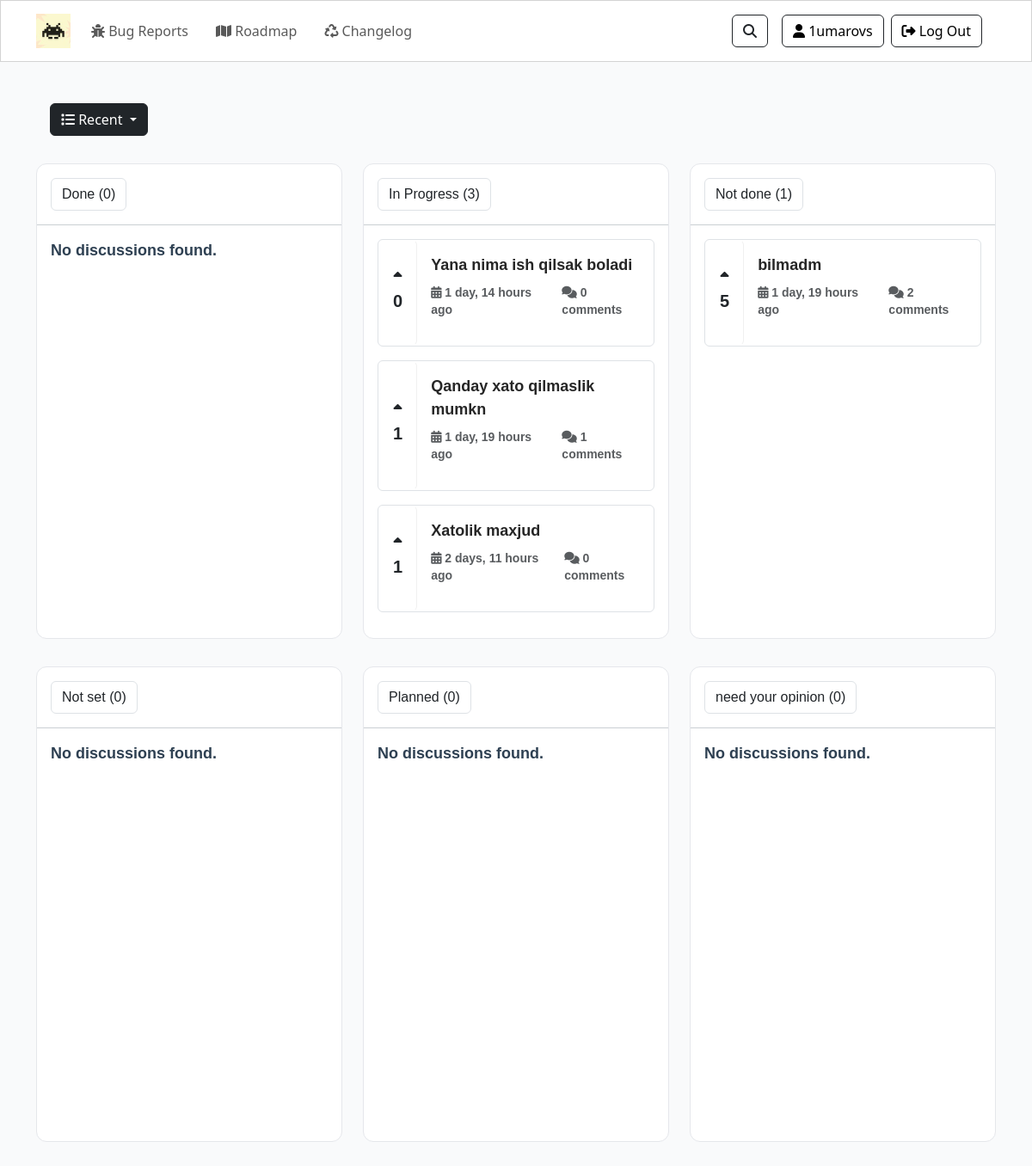
Page /roadmap/ (signed in) on the earlier database version.
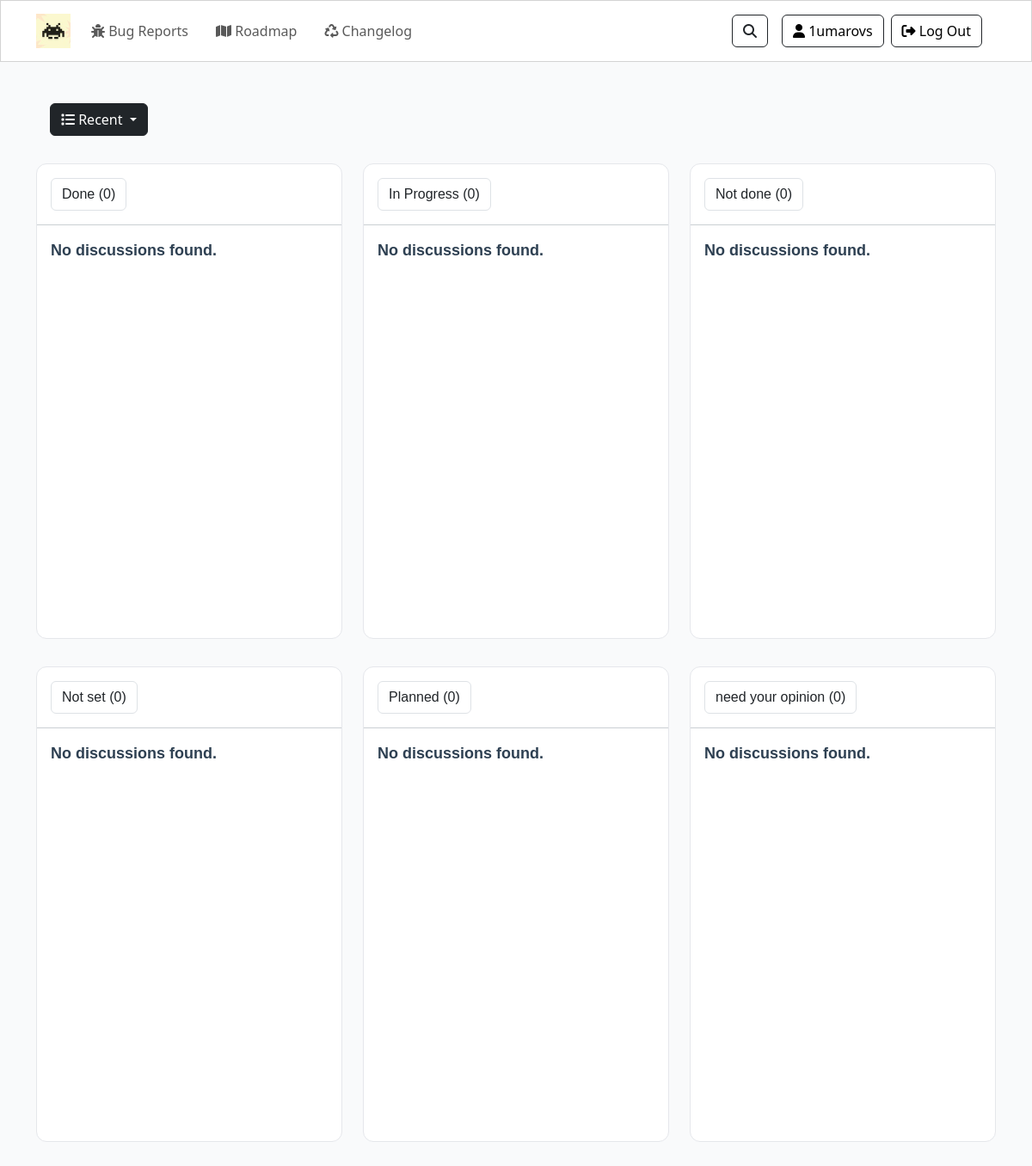
Same page on the later database version.
### main/models.py (models this page shows, shortened)
class category(models.Model):
    name = models.CharField(max_length=100)
    slug = models.SlugField(unique=True)
    class Meta:
        verbose_name_plural = 'Categories'
        ordering = ['name']

class discussion(models.Model):
    title = models.CharField(max_length=100)
    category = models.ForeignKey(category, on_delete=models.CASCADE, related_name='discussions')
    author = models.ForeignKey(User, on_delete=models.CASCADE, related_name='user_discussions' , blank=True, null=True)
    author2 = models.CharField(max_length=100, blank=True, null=True)
    content = models.TextField()
    img = models.ImageField(upload_to='discussion_images/', blank=True, null=True)
    created_at = models.DateTimeField(auto_now_add=True)
    vote_count = models.IntegerField(default=0)
    def discussions_comments_count(self):
        return self.comments.aggregate(count=Count('id'))['count']
    class Meta:
        verbose_name_plural = 'Discussions'
        ordering = ['-created_at']

### main/views.py (the view)
# urls.py: path('roadmap/', views.roadmap, name='roadmap'),
@login_required
def roadmap(request):
    filter_type = request.GET.get('filter', 'recent').lower()
    extra_filter = request.GET.get('extra_filter', '').lower()
    user_discussions = discussion.objects.filter(author=request.user).select_related('category')
    if filter_type == 'most_discussed':
        user_discussions = user_discussions.annotate(num_comments=Count('comments')).order_by('-num_comments', '-created_at')
    elif filter_type == 'most_votes':
        user_discussions = user_discussions.order_by('-vote_count', '-created_at')
    else:  # default: recent
        user_discussions = user_discussions.order_by('-created_at')
    categories = category.objects.all()
    category_discussions = {}
    for cat in categories:
        category_discussions[cat] = user_discussions.filter(category=cat)
    voted_set = set()
    for d in user_discussions:
        if request.user.is_authenticated:
            key = f'voted_{request.user.id}_{d.id}'
        else:
            if not request.session.session_key:
                request.session.create()
            key = f'voted_{request.session.session_key}_{d.id}'
        if request.session.get(key):
            voted_set.add(d.id)
    context = {
        'category_discussions': category_discussions,
        'voted_set': voted_set,
        'filter_type': filter_type,  # agar frontenda kerak bo'lsa
    }
    return render(request, 'roadmap.html', context)

### templates/roadmap.html (shortened to what this page needs)
{% extends "base.html" %}
{% load static %}
{% load humanize %}
{% block content %}
    <section class="py-5">
        <div class="container">
            <div class="d-flex gap-3">
                <ul class="filtering mx-3" style="list-style: none;">
                <li class="nav-item dropdown">
                    <button class="btn btn-dark dropdown-toggle" data-bs-toggle="dropdown" aria-expanded="false">
                    <i class="fas fa-list"></i>
                    {{ current_filter|title|default:"Recent" }}
                    </button>
                </li>
                </ul>
            </div>
            <div class="row">
                {% for category, discussions in category_discussions.items %}
                <div class="col-sm-12 col-md-12 col-lg-4 py-3">
                    <div class="cards p-0" id="road">
                        <div class="btn border m-3">
                            {{ category.name }} ({{ discussions|length }})
                        </div>
                        <hr class="m-0">
                        <div class="lists" id="road-lists">
                            {% for discuss in discussions %}
                            <div class="list d-flex m-3 border rounded">
                                <form method="post" action="{% url 'main:toggle_vote' discuss.id %}" >
                                <button type="submit" class="vote-btn d-flex flex-column h-100 m-0 p-3 btn">
                                        {% if discuss.id in voted_set %}
                                            <i class="fas fa-caret-up text-info"></i>
                                            <h3 class="counter text-info">{{ discuss.vote_count }}</h3>
                                        {% else %}
                                            <i class="fas fa-caret-up"></i>
                                            <h3 class="counter">{{ discuss.vote_count }}</h3>
                                        {% endif %}
                                </button>
                                </form>
                                <div class="content p-3">
                                    <a href="{% url 'main:discussion_detail' discuss.id %}" class="text-decoration-none">
                                        <h5 class="desp-title">{{ discuss.title }}</h5>
                                    </a>
                                <div class="d-flex gap-4 align-items-center">
                                    <p class="text-muted">
                                        <i class="fas fa-calendar-alt"></i>
                                        {{ discuss.created_at|naturaltime }}
                                    </p>
                                    <p class="text-muted">
                                        <i class="fas fa-comments"></i>
                                        {{ discuss.discussions_comments_count }} comments
                                    </p>
                                </div>
                                </div>
                            </div>
                            {% empty %}
                            <div class="m-3">No discussions found.</div>
                            {% endfor %}
                        </div>
                    </div>
                </div>
                {% endfor %}
            </div>
        </div>
    </section>
{% endblock content %}

### templates/base.html (shortened to what this page needs)
{% load static %}
<!DOCTYPE html>
<html lang="en">
  <head>
    <link
      href="https://cdn.jsdelivr.net/npm/bootstrap@5.3.1/dist/css/bootstrap.min.css"
      rel="stylesheet"
    />
    <link
      rel="stylesheet"
      href="https://cdnjs.cloudflare.com/ajax/libs/font-awesome/6.4.0/css/all.min.css"
    />
    <link rel="stylesheet" href="{% static 'style.css' %}" />
  </head>
  <body>
    <nav class="navbar navbar-expand-lg ">
      <div class="container">
        <a class="navbar-brand" href="{% url 'main:home' %}">
          <img
            src="{% static 'image/logo.jpg' %}"
            alt="Logo"
            class="navbar-logo"
          />
        </a>
        <div class="collapse navbar-collapse" id="navbarNav">
          <ul class="navbar-nav me-auto mb-2 gap-lg-3 gap-1 mb-lg-0">
            <li class="nav-item">
              <a class="nav-link" href="{% url 'main:home' %}"
                ><i class="fa-solid fa-bug"></i> Bug Reports</a
              >
            </li>
            <li class="nav-item">
              <a class="nav-link" href="{% url 'main:roadmap' %}"
                ><i class="fa-solid fa-map"></i> Roadmap</a
              >
            </li>
            <li class="nav-item">
              <a class="nav-link" href="" ><i class="fa-solid fa-recycle"></i> Changelog</a>
            </li>
          </ul>
          <form class="d-flex align-items-center" id="search-form" method="get" action="">
            <button class="btn btn-outline-dark" type="submit" id="search-btn">
              <i class="fa-solid fa-magnifying-glass"></i>
            </button>
          </form>
          <div class="navbar-text d-flex gap-2 mx-lg-3 mx-0 align-items-center">
            {% if user.is_authenticated %}
              <a href="" class="btn btn-outline-dark">
                <i class="fa-solid fa-user "></i> {{ user.username }}
              </a>
                <a href="{% url 'users:logout' %}" class="btn btn-outline-dark">
                    <i class="fa-solid fa-right-from-bracket"></i> Log Out
                </a>
            {% endif %}
          </div>
        </div>
      </div>
    </nav>
    {% block content %} {% endblock content %}
  </body>
</html>

### staticfiles/style.css (style rules this page uses)
* { margin: 0; padding: 0; box-sizing: border-box; }
.navbar-logo { width: 40px; height: auto; }
.navbar { background-color: white; border: solid 1px lightgray; }
body { background-color: #F9FAFB; }
.cards { tab-size: 4; font-size: 1.125rem; line-height: 1.75rem; font-weight: 700; --tw-text-opacity: 1; color: rgb(46 64 82 / var(--tw-text-opacity)); font-feature-settings: normal; font-variation-settings: normal; -webkit-tap-highlight-color: transparent; font-family: Inter var,sans-serif; line-height: inherit; box-sizing: border-box; border: 0 solid #e5e7eb; border-radius: .75rem; border-width: 1px; background-color: rgb(255 255 255/var(--tw-bg-opacity)); padding-left: 1.25rem; padding-right: 1.25rem; padding-top: 1rem; padding-bottom: 1rem; background-color: #FFFFFF; }
.filtering { padding: 0; }
#road-lists { overflow: auto; height: 60vh; }

Differences in the rows shown:
removed discussion: vote_count "0", title "Yana nima ish qilsak boladi", created_at "1 day, 14 hours ago", discussions_comments_count "0", shown under category "In Progress"
removed discussion: vote_count "1", title "Qanday xato qilmaslik mumkn", created_at "1 day, 19 hours ago", discussions_comments_count "1", shown under category "In Progress"
removed discussion: vote_count "1", title "Xatolik maxjud", created_at "2 days, 11 hours ago", discussions_comments_count "0", shown under category "In Progress"
removed discussion: vote_count "5", title "bilmadm", created_at "1 day, 19 hours ago", discussions_comments_count "2", shown under category "Not done"
shown differently, row unchanged: category "In Progress": discussions "3" → "0"; now shows "No discussions found."
shown differently, row unchanged: category "Not done": discussions "1" → "0"; now shows "No discussions found."
